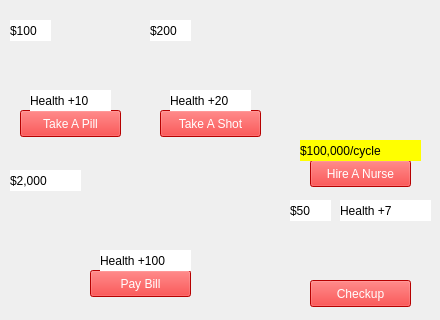
     <widget class="QWidget" name="clinicPage">
      <widget class="QWidget" name="widget_39" native="true">
       <property name="geometry">
        <rect>
         <x>290</x>
         <y>200</y>
         <width>141</width>
         <height>111</height>
        </rect>
       </property>
       <property name="styleSheet">
        <string notr="true">border-image: url(:/images/images/checkup.jpeg);</string>
       </property>
       <widget class="QPushButton" name="doCheckupButton">
        <property name="geometry">
         <rect>
          <x>20</x>
          <y>80</y>
          <width>101</width>
          <height>27</height>
         </rect>
        </property>
        <property name="styleSheet">
         <string notr="true">border-image: none;
background-color: red;
color: white;</string>
        </property>
        <property name="text">
         <string>Checkup</string>
        </property>
       </widget>
       <widget class="QLabel" name="checkupBillLabel">
        <property name="geometry">
         <rect>
          <x>0</x>
          <y>0</y>
          <width>41</width>
          <height>21</height>
         </rect>
        </property>
        <property name="styleSheet">
         <string notr="true">border-image: none;
color: black;
background-color: white;
text-align: center;</string>
        </property>
        <property name="text">
         <string>$50</string>
        </property>
       </widget>
       <widget class="QLabel" name="label_61">
        <property name="geometry">
         <rect>
          <x>50</x>
          <y>0</y>
          <width>91</width>
          <height>21</height>
         </rect>
        </property>
        <property name="styleSheet">
         <string notr="true">border-image: none;
color: black;
background-color: white;
text-align: center;
</string>
        </property>
        <property name="text">
         <string>Health +7</string>
        </property>
       </widget>
      </widget>
      <widget class="QWidget" name="widget_40" native="true">
       <property name="geometry">
        <rect>
         <x>150</x>
         <y>20</y>
         <width>131</width>
         <height>121</height>
        </rect>
       </property>
       <property name="styleSheet">
        <string notr="true">border-image: url(:/images/images/injection.png);</string>
       </property>
       <widget class="QPushButton" name="takeAShotButton">
        <property name="geometry">
         <rect>
          <x>10</x>
          <y>90</y>
          <width>101</width>
          <height>27</height>
         </rect>
        </property>
        <property name="styleSheet">
         <string notr="true">border-image: none;
background-color: red;
color: white;</string>
        </property>
        <property name="text">
         <string>Take A Shot</string>
        </property>
       </widget>
       <widget class="QLabel" name="injectionCostLabel">
        <property name="geometry">
         <rect>
          <x>0</x>
          <y>0</y>
          <width>41</width>
          <height>21</height>
         </rect>
        </property>
        <property name="styleSheet">
         <string notr="true">border-image: none;
color: black;
background-color: white;
text-align: center;</string>
        </property>
        <property name="text">
         <string>$200</string>
        </property>
       </widget>
       <widget class="QLabel" name="label_59">
        <property name="geometry">
         <rect>
          <x>20</x>
          <y>70</y>
          <width>81</width>
          <height>21</height>
         </rect>
        </property>
        <property name="styleSheet">
         <string notr="true">border-image: none;
color: black;
background-color: white;
text-align: center;
</string>
        </property>
        <property name="text">
         <string>Health +20</string>
        </property>
       </widget>
      </widget>
      <widget class="QWidget" name="widget_41" native="true">
       <property name="geometry">
        <rect>
         <x>10</x>
         <y>20</y>
         <width>131</width>
         <height>121</height>
        </rect>
       </property>
       <property name="styleSheet">
        <string notr="true">border-image: url(:/images/images/tablet.jpeg);</string>
       </property>
       <widget class="QPushButton" name="takeAPillButton">
        <property name="geometry">
         <rect>
          <x>10</x>
          <y>90</y>
          <width>101</width>
          <height>27</height>
         </rect>
        </property>
        <property name="styleSheet">
         <string notr="true">border-image: none;
background-color: red;
color: white;</string>
        </property>
        <property name="text">
         <string>Take A Pill</string>
        </property>
       </widget>
       <widget class="QLabel" name="pillCostLabel">
        <property name="geometry">
         <rect>
          <x>0</x>
          <y>0</y>
          <width>41</width>
          <height>21</height>
         </rect>
        </property>
        <property name="font">
         <font>
          <family>Cantarell</family>
         </font>
        </property>
        <property name="styleSheet">
         <string notr="true">border-image: none;
color: black;
background-color: white;
text-align: center;</string>
        </property>
        <property name="text">
         <string>$100</string>
        </property>
       </widget>
       <widget class="QLabel" name="label_58">
        <property name="geometry">
         <rect>
          <x>20</x>
          <y>70</y>
          <width>81</width>
          <height>21</height>
         </rect>
        </property>
        <property name="styleSheet">
         <string notr="true">border-image: none;
color: black;
background-color: white;
text-align: center;
</string>
        </property>
        <property name="text">
         <string>Health +10</string>
        </property>
       </widget>
      </widget>
      <widget class="QWidget" name="widget_42" native="true">
       <property name="geometry">
        <rect>
         <x>290</x>
         <y>20</y>
         <width>141</width>
         <height>171</height>
        </rect>
       </property>
       <property name="styleSheet">
        <string notr="true">border-image: url(:/images/images/nurse.jpeg);</string>
       </property>
       <widget class="QPushButton" name="HireANurseButton">
        <property name="geometry">
         <rect>
          <x>20</x>
          <y>140</y>
          <width>101</width>
          <height>27</height>
         </rect>
        </property>
        <property name="styleSheet">
         <string notr="true">border-image: none;
background-color: red;
color: white;</string>
        </property>
        <property name="text">
         <string>Hire A Nurse</string>
        </property>
       </widget>
       <widget class="QLabel" name="nurseSalaryLabel">
        <property name="geometry">
         <rect>
          <x>10</x>
          <y>120</y>
          <width>121</width>
          <height>21</height>
         </rect>
        </property>
        <property name="styleSheet">
         <string notr="true">border-image: none;
color: black;
background-color: yellow;
text-align: center;</string>
        </property>
        <property name="text">
         <string>$100,000/cycle</string>
        </property>
       </widget>
      </widget>
      <widget class="QWidget" name="widget_43" native="true">
       <property name="geometry">
        <rect>
         <x>10</x>
         <y>170</y>
         <width>271</width>
         <height>131</height>
        </rect>
       </property>
       <property name="styleSheet">
        <string notr="true">border-image: url(:/images/images/hospitalized.jpeg);</string>
       </property>
       <widget class="QPushButton" name="payHospitalBillButton">
        <property name="geometry">
         <rect>
          <x>80</x>
          <y>100</y>
          <width>101</width>
          <height>27</height>
         </rect>
        </property>
        <property name="styleSheet">
         <string notr="true">border-image: none;
background-color: red;
color: white;</string>
        </property>
        <property name="text">
         <string>Pay Bill</string>
        </property>
       </widget>
       <widget class="QLabel" name="hospitalBillLabel">
        <property name="geometry">
         <rect>
          <x>0</x>
          <y>0</y>
          <width>71</width>
          <height>21</height>
         </rect>
        </property>
        <property name="styleSheet">
         <string notr="true">border-image: none;
color: black;
background-color: white;
text-align: center;</string>
        </property>
        <property name="text">
         <string>$2,000</string>
        </property>
       </widget>
       <widget class="QLabel" name="label_60">
        <property name="geometry">
         <rect>
          <x>90</x>
          <y>80</y>
          <width>91</width>
          <height>21</height>
         </rect>
        </property>
        <property name="styleSheet">
         <string notr="true">border-image: none;
color: black;
background-color: white;
text-align: center;
</string>
        </property>
        <property name="text">
         <string>Health +100</string>
        </property>
       </widget>
      </widget>
     </widget>
